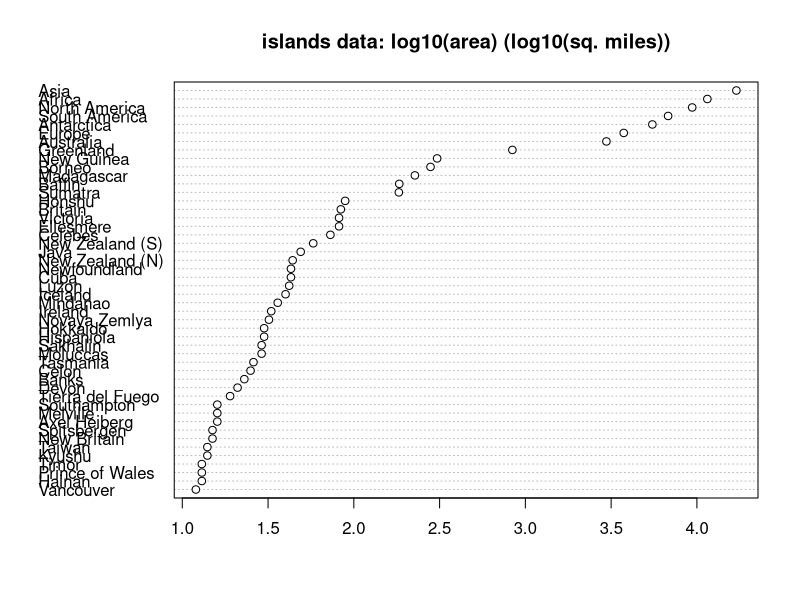
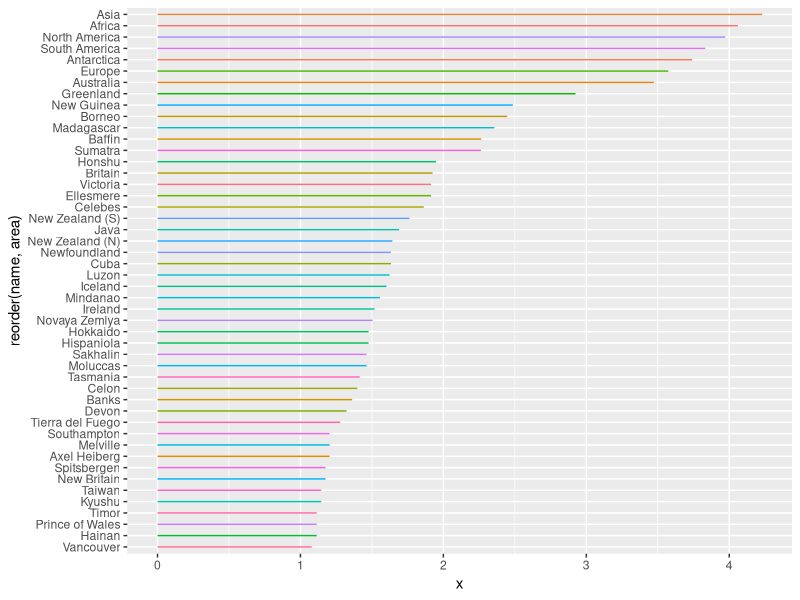
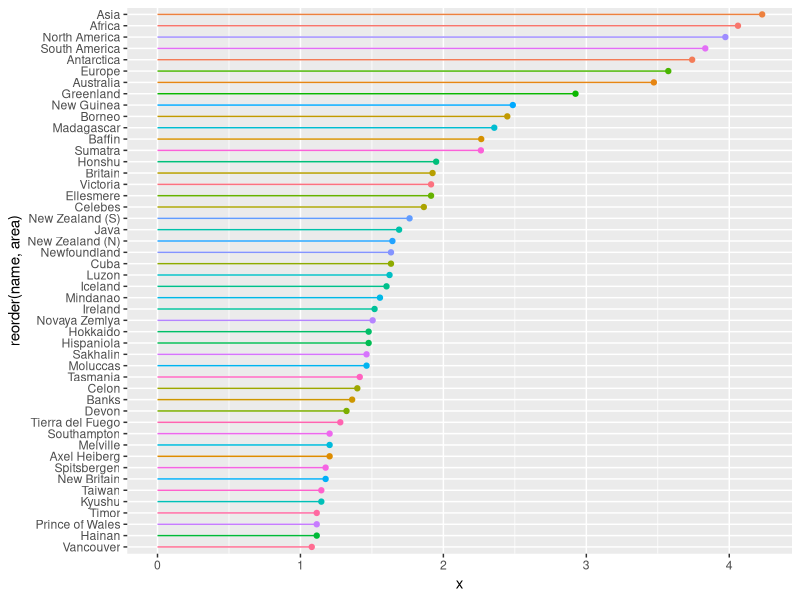
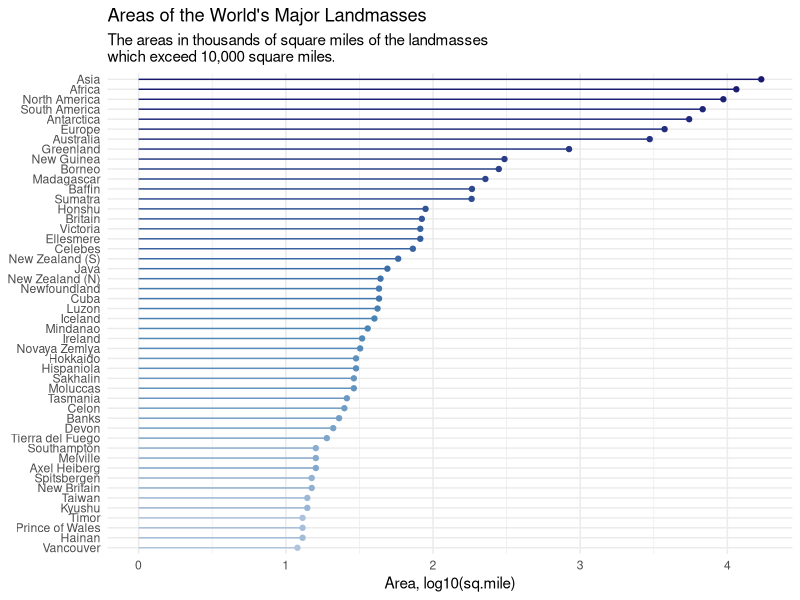

Recreate these plots in R, in order.
## ---- chunk 1
graphics.off()
rm(list = ls())
gc()

## ---- chunk 2
version
## ---- chunk 3
library(tidyverse)

## ---- chunk 4
islands

## ---- chunk 5
dotchart(log(islands[order(islands)], 10),
   main = "islands data: log10(area) (log10(sq. miles))")
## ---- chunk 6
df <- data_frame(name = unlist(attributes(islands)),
                 area = islands) |> arrange(desc(area))
df
## ---- chunk 7
df |> ggplot(aes(x = 0, y = reorder(name, area), xend = log10(area), yend = name, 
                 color = name)) +
  geom_segment(show.legend = FALSE)
## ---- chunk 8
df |> ggplot(aes(x = 0, y = reorder(name, area), xend = log10(area), yend = name, 
                 color = name)) +
  geom_segment(show.legend = FALSE) +
  geom_point(aes(x = log10(area)), show.legend = FALSE)

## ---- chunk 9
# Create a vector of colors
colors <- c("#191970", "#4682b4", "#b0c4de")

# Create a color palette function
palette_func <- colorRampPalette(colors)

# Generate a color palette with number of rows
color_palette <- palette_func(nrow(df))

## ---- chunk 10
df |> ggplot(aes(x = 0, y = reorder(name, area), xend = log10(area), yend = name, 
                 color = reorder(name, area, decreasing = TRUE))) +
  geom_segment(show.legend = FALSE) +
  geom_point(aes(x = log10(area)), show.legend = FALSE) +
  scale_color_manual(values = color_palette) +
  labs(title = "Areas of the World's Major Landmasses",
       subtitle = "The areas in thousands of square miles of the landmasses \nwhich exceed 10,000 square miles.",
       x = "Area, log10(sq.mile)", y = NULL) +
  theme_minimal()
## ---- chunk 11
ggsave("nb_009.png")
